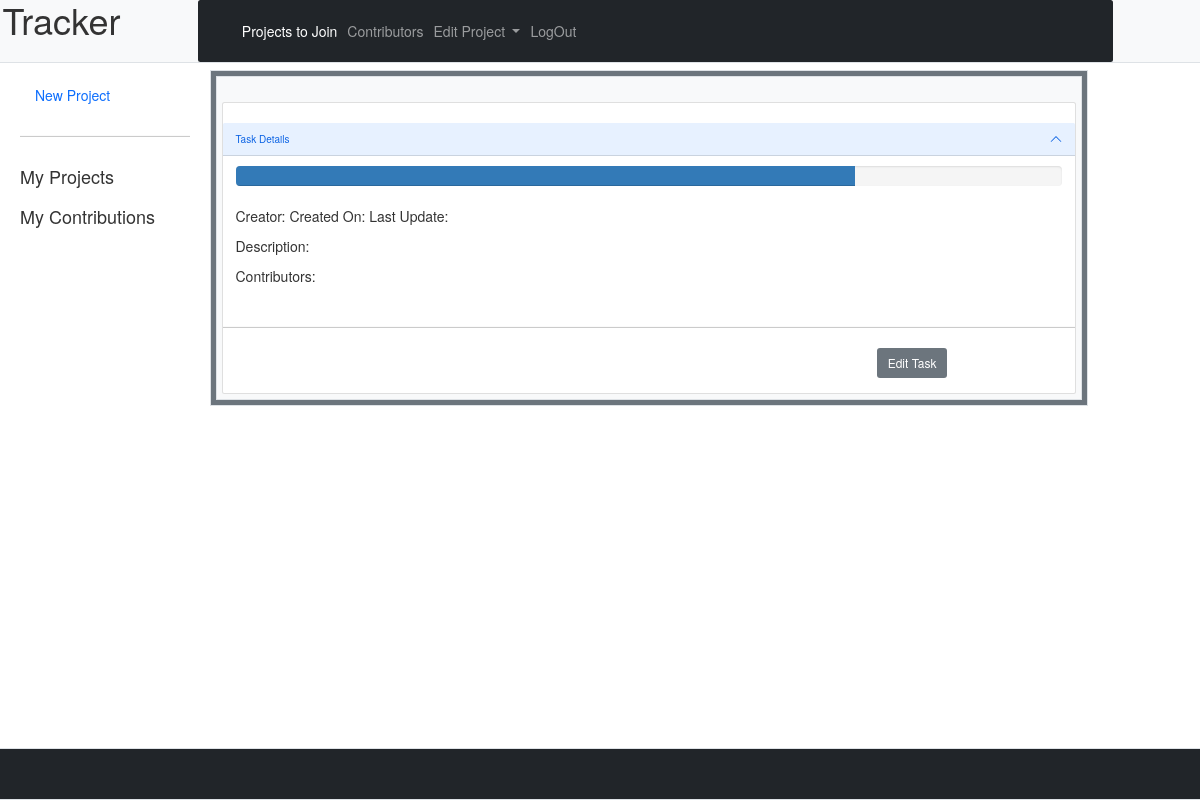
/dashboard/ (signed in), run on an earlier commit of the app's database.
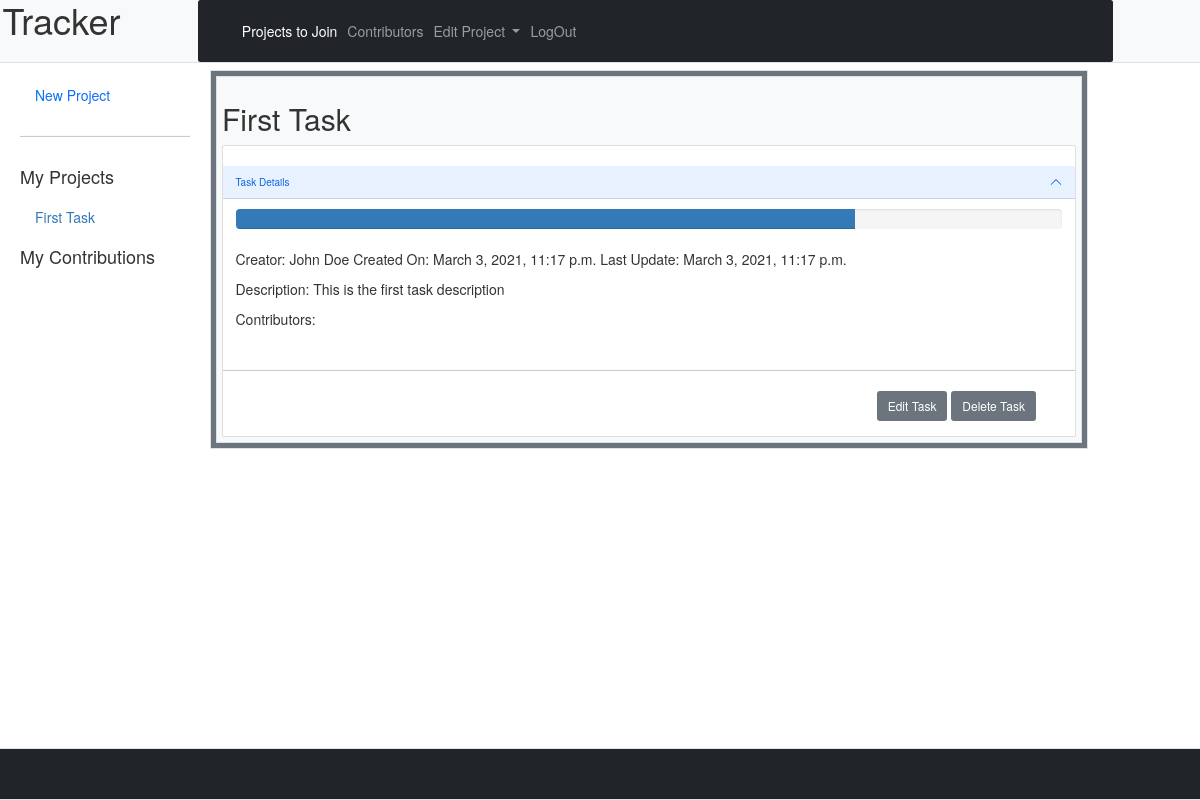
And on a later commit of the database.
### ticket_tracker_app/models.py (models this page shows)
class Task(models.Model):
    name = models.CharField(max_length=510)
    start_date = models.DateTimeField()
    end_date = models.DateTimeField()
    description = models.TextField()
    created_by = models.ForeignKey(User, related_name="created_tasks", on_delete=CASCADE)
    contributors = models.ManyToManyField(User, related_name="con_tasks") # THROUGH CON_APPROVED (Approved =>True Approval_Needed => False)
    created_at = models.DateTimeField(auto_now_add=True)
    updated_at = models.DateTimeField(auto_now=True)

### login_app/models.py (models this page shows)
class User(models.Model):
    first_name = models.CharField(max_length=254)
    last_name = models.CharField(max_length=254)
    birthday = models.DateField()
    email_address = models.CharField(max_length=320)
    password = models.CharField(max_length=60)
    created_at = models.DateTimeField(auto_now_add=True)
    updated_at = models.DateTimeField(auto_now=True)
    objects = UserManager()

### ticket_tracker_app/views.py (the view)
# urls.py: path('', views.dashboard),
def dashboard(request):
    user = User.objects.get(id=request.session['user_id'])
    context = {
        "user": user,
    }
    try:
        context['tasks'] = user.created_tasks.all()
        cur_task = Task.objects.get(id=request.session['task_id'])
        context['current_task'] = cur_task
        context['sub_tasks'] = cur_task.subtasks.all()
        context['contributions'] = user.con_tasks.all()
        if user in cur_task.contributors.all():
            context['remove_self_contrib'] = True
        else:
            context['add_self_contrib'] = True
    except:
        pass
    return render(request, "dashboard.html", context)

### ticket_tracker_app/templates/dashboard.html (shortened to what the changed rows need)
<!DOCTYPE html>
<html lang="en">
<head>
    <link
        href="https://cdn.jsdelivr.net/npm/bootstrap@5.0.0-beta2/dist/css/bootstrap.min.css"
        rel="stylesheet"
>
    <link rel="stylesheet"
        href="https://maxcdn.bootstrapcdn.com/bootstrap/3.4.1/css/bootstrap.min.css">
</head>
<body>
    <header class="row align-items-start bg-light border-bottom mb-2 mt-0 ps-3 fixed-top">
        <h1 class="col-2">Tracker</h1>
    </header>
    <div class="container-fluid d-flex" style="margin-top: 70px; margin-bottom: 60px;">
        <nav class="col-lg-2 p-2" >
            <ul class="col-lg-12 nav nav-tabs-stacked d-flex flex-column" aria-orientation="vertical">
                {% for task in tasks %}
                <li><a href="{{task.id}}"  >{{task.name}}</a></li>
                {% endfor %}
            </ul>
        </nav>
        <div class="col-lg-9 border d-flex tab-content h-50 p-2 bg-secondary">
            <div id="{{current_task.id}}" class="w-100 tab-panel in active">
                <main class="col-lg-12 w-100 d-inline-block border p-2 h-auto bg-light">
                    <div class="col">
                        <h2>{{current_task.name}}</h2>
                        <div class="accordion" id="accordion">
                            <div class="accordion-item">
                                <h2 class="accordion-header" id="heading{{task.id}}">
                                    <button class="accordion-button" type="button"
                                        data-bs-toggle="collapse"
                                        data-bs-target="#collapse{{task.id}}" aria-expanded="true"
                                        aria-controls="collapse{{task.id}}">
                                        Task Details
                                    </button>
                                </h2>
                                <div id="collapse{{task.id}}"
                                    class="accordion-collapse collapse show"
                                    aria-labelledby="heading{{task.id}}"
                                    data-bs-parent="#accordion">
                                    <div class="accordion-body">
                                        <div class="progress">
                                            <div class="progress-bar w-75"
                                                role="progressbar" aria-valuenow="75"
                                                aria-valuemin="0" aria-valuemax="100"></div>
                                        </div>
                                        <p>
                                            Creator: {{current_task.created_by.first_name}} {{current_task.created_by.last_name}}
                                            Created On: {{current_task.created_at}}
                                            Last Update: {{current_task.updated_at}}
                                        </p>
                                        <p>Description: {{current_task.description}}</p>
                                        <p>Contributors:</p>
                                    </div>
                                    <div class="row d-flex justify-content-end my-4">
                                        <div class="col-3">
                                            {% if current_task.created_by.id == user.id %}
                                            <a href="/tasks/{{current_task.id}}/edit" class="btn btn-sm btn-secondary">Edit Task</a>
                                            <a href="/tasks/{{current_task.id}}/delete" class="btn btn-sm btn-secondary">Delete Task</a>
                                            {% else %}
                                            <a href="/tasks/{{current_task.id}}/edit" class="btn btn-sm btn-secondary">Edit Task</a>
                                            {% endif %}
                                        </div>
                                    </div>
                                </div>
                            </div>
                            </div>
                        </div>
                    </main>
                </div>
        </div>
    </div>
</body>
</html>

What changed in the data, as far as the page shows it:
added Task: name "First Task", created_by.first_name "John", created_by.last_name "Doe", created_at "March 3, 2021, 11:17 p.m.", updated_at "March 3, 2021, 11:17 p.m.", description "This is the first task description"
Also different on the page:
text now shown: "Delete Task"
